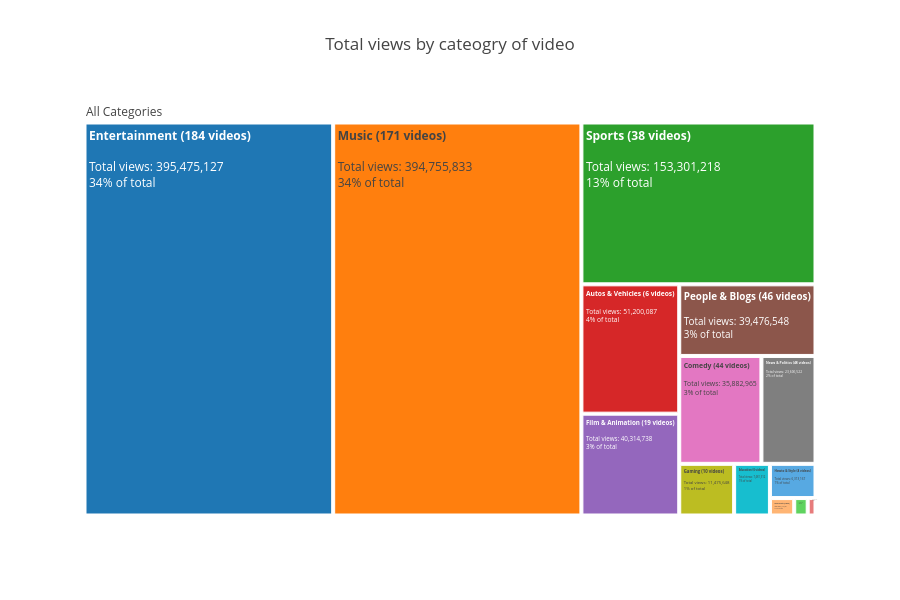

Notebook source saved alongside this figure:
### Code cell
fig = go.Figure()
labels = (category_sum_count.index.astype(str) + ' (' + category_sum_count['count'].astype(str) + ' videos)').values
fig.add_treemap(labels=labels, 
                parents=['All Categories' for i in range(len(category_sum_count))], 
                values=category_sum_count['sum'],
                texttemplate='<b>%{label}</b><br><br>Total views: %{value}<br>%{percentParent} of total')
fig.layout.template = 'none'
fig.layout.height = 600
fig.layout.title = 'Total views by cateogry of video'
fig

### Figure 1 — Plotly figure (JSON) as saved in the notebook; plotly's stock layout.template omitted (floating-point values rounded to 4 significant figures)
{"data": [{"labels": ["Entertainment (184 videos)", "Music (171 videos)", "Sports (38 videos)", "Autos & Vehicles (6 videos)", "Film & Animation (19 videos)", "People & Blogs (46 videos)", "Comedy (44 videos)", "News & Politics (48 videos)", "Gaming (10 videos)", "Education (6 videos)", "Howto & Style (4 videos)", "Travel & Events (1 videos)", "Pets & Animals (2 videos)", "Nonprofits & Activism (1 videos)"], "parents": ["All Categories", "All Categories", "All Categories", "All Categories", "All Categories", "All Categories", "All Categories", "All Categories", "All Categories", "All Categories", "All Categories", "All Categories", "All Categories", "All Categories"], "texttemplate": "<b>%{label}</b><br><br>Total views: %{value}<br>%{percentParent} of total", "type": "treemap", "values": [395500000.0, 394800000.0, 153300000.0, 51200000.0, 40310000.0, 39480000.0, 35880000.0, 23610000.0, 11480000.0, 7481000.0, 6313000.0, 1714000.0, 949800.0, 550600.0]}], "layout": {"height": 600, "title": {"text": "Total views by cateogry of video"}}}
